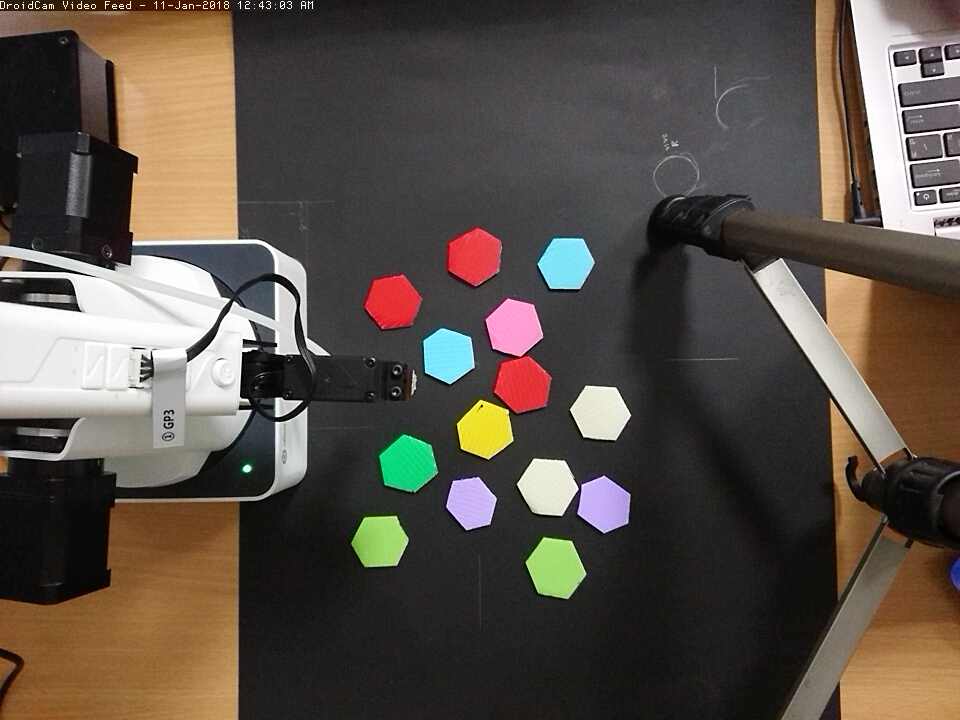
#> input picture centroid/CalibImg2.jpg, 960 x 720 px, given in place of mjpegfeed, which was not available
$ python camCalib.py
#> lines starting #> are read from the running program, lines starting #| are printed output that depends on the picture
import numpy as np
import cv2
import centroid.center_of_shape as cen

#print(cen.cam_scan('http://192.168.0.155:4747/mjpegfeed?960x720'))

'''
DroidCam
Make sure PC and Android are in the same network
Run the app on Android
Take note of IP and port displayed in the app
You can try to open the camera stream with your browser on PC
'''

cap = cv2.VideoCapture('http://192.168.0.155:4747/mjpegfeed?960x720')

ret, frame = cap.read()
#> frame is the input picture: shape (720, 960, 3); mean B, G, R 71.4, 80.3, 89.5
print(frame.shape)
#| (720, 960, 3)

while(True):
    # Capture frame-by-frame
    ret, frame = cap.read()

    # Our operations on the frame come here
    #gray = cv2.cvtColor(frame, cv2.COLOR_BGR2GRAY)

    # Display the resulting frame
    #cv2.circle(frame, (int(960/2), int(720/2)), 7, (255,255,0), -1)
    cv2.line(frame, (0, 360), (960, 360), (255, 0, 0), 1)
    cv2.line(frame, (480, 0), (480, 720), (255, 0, 0), 1)
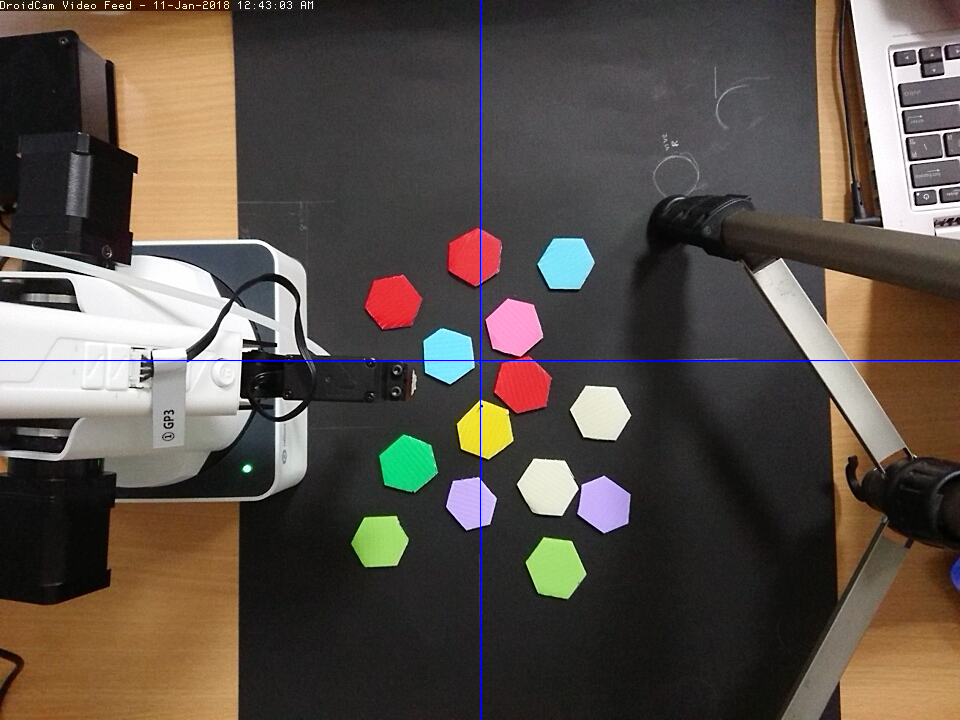
#> frame: shape (720, 960, 3); mean B, G, R 71.8, 80, 89.2
    cv2.imshow('frame', frame)
    if cv2.waitKey(1) & 0xFF == ord('q'):
#> (key q is pressed here)
        break

# When everything done, release the capture
cap.release()
cv2.destroyAllWindows()

$ run again, on centroid/HFOUG.jpg
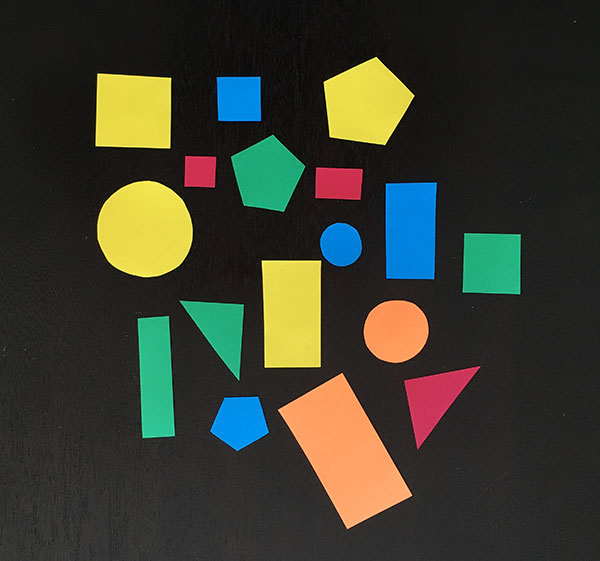
#> input picture centroid/HFOUG.jpg, 600 x 561 px, given in place of mjpegfeed, which was not available
#> frame is the input picture: shape (561, 600, 3); mean B, G, R 47.2, 60.1, 58.4
#| (561, 600, 3)
#> `cv2.line(frame, (480, 0), (480, 720), (255, 0, 0), 1)`:
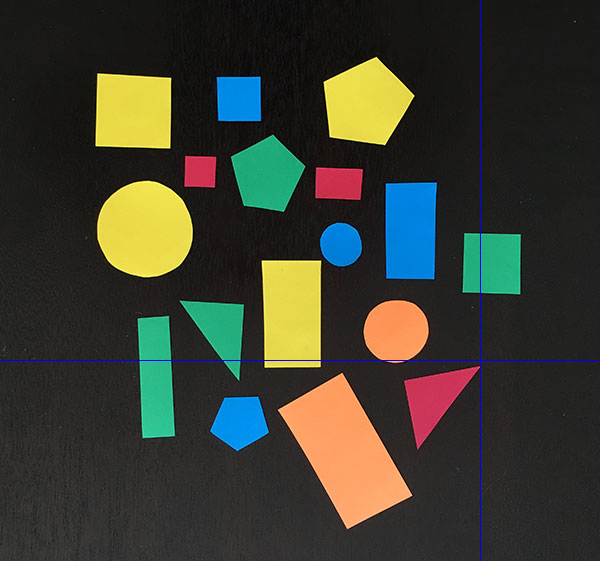
#> frame: shape (561, 600, 3); mean B, G, R 47.9, 59.9, 58.2

$ run again, on centroid/IMG_1491.jpg
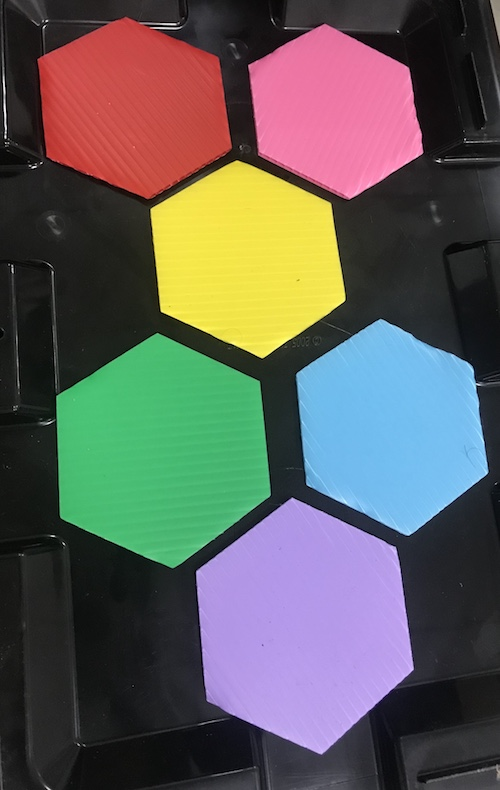
#> input picture centroid/IMG_1491.jpg, 500 x 790 px, given in place of mjpegfeed, which was not available
#> frame is the input picture: shape (790, 500, 3); mean B, G, R 89.7, 93.3, 95
#| (790, 500, 3)
#> `cv2.line(frame, (480, 0), (480, 720), (255, 0, 0), 1)`:
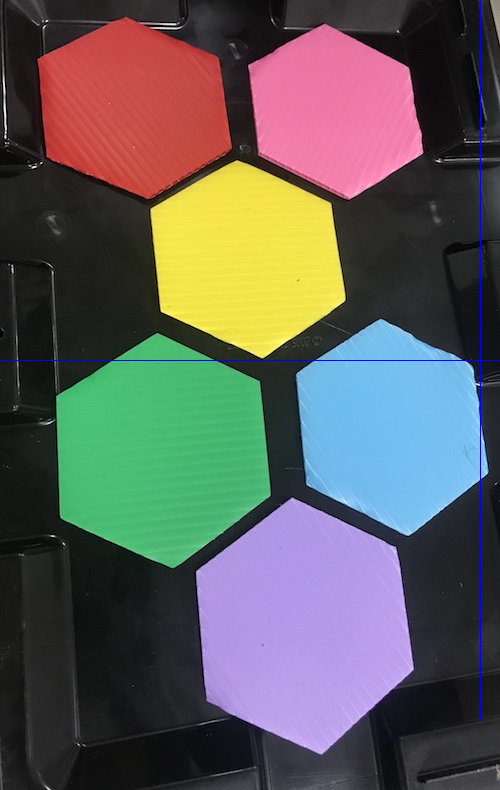
#> frame: shape (790, 500, 3); mean B, G, R 90.2, 93, 94.8

$ run again, on centroid/droidcam-20180111-015532.jpg
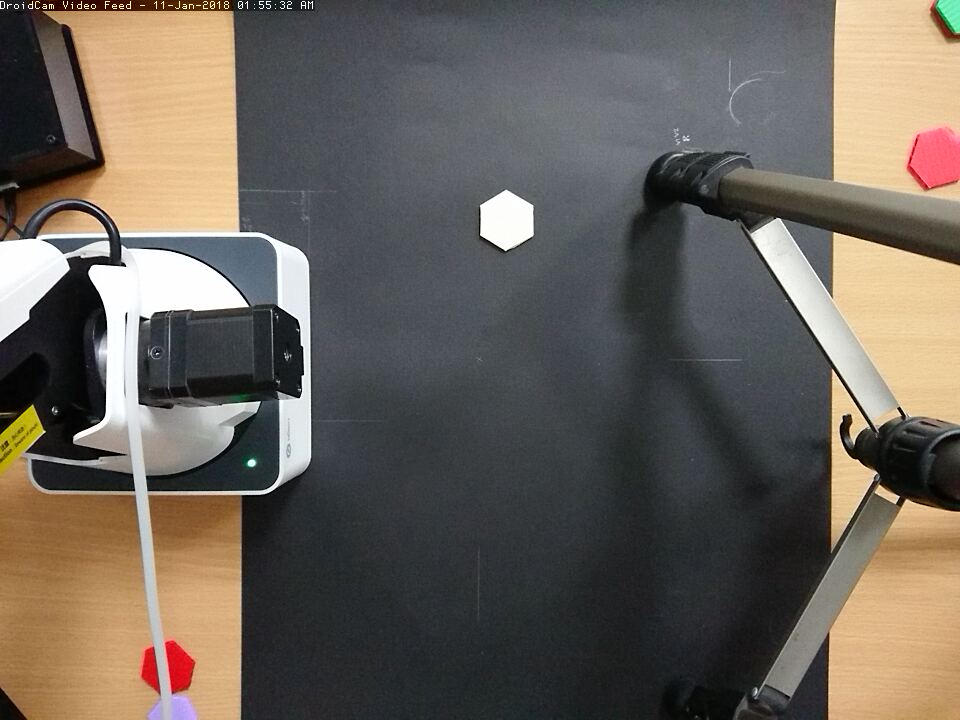
#> input picture centroid/droidcam-20180111-015532.jpg, 960 x 720 px, given in place of mjpegfeed, which was not available
#> frame is the input picture: shape (720, 960, 3); mean B, G, R 90.4, 98.9, 106.5
#| (720, 960, 3)
#> `cv2.line(frame, (480, 0), (480, 720), (255, 0, 0), 1)`:
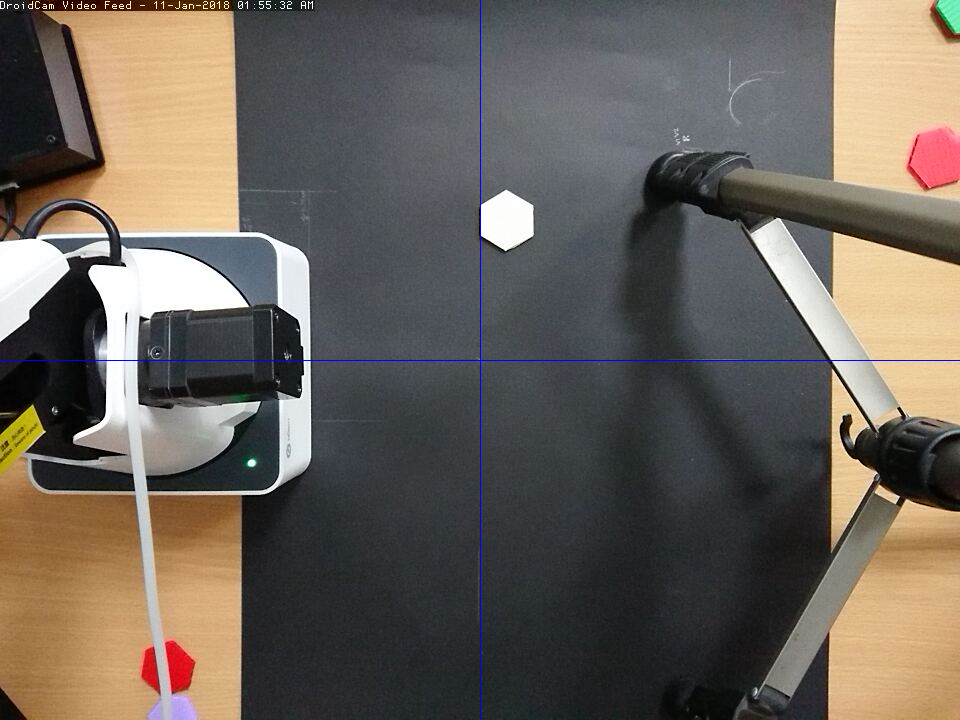
#> frame: shape (720, 960, 3); mean B, G, R 90.8, 98.7, 106.3
